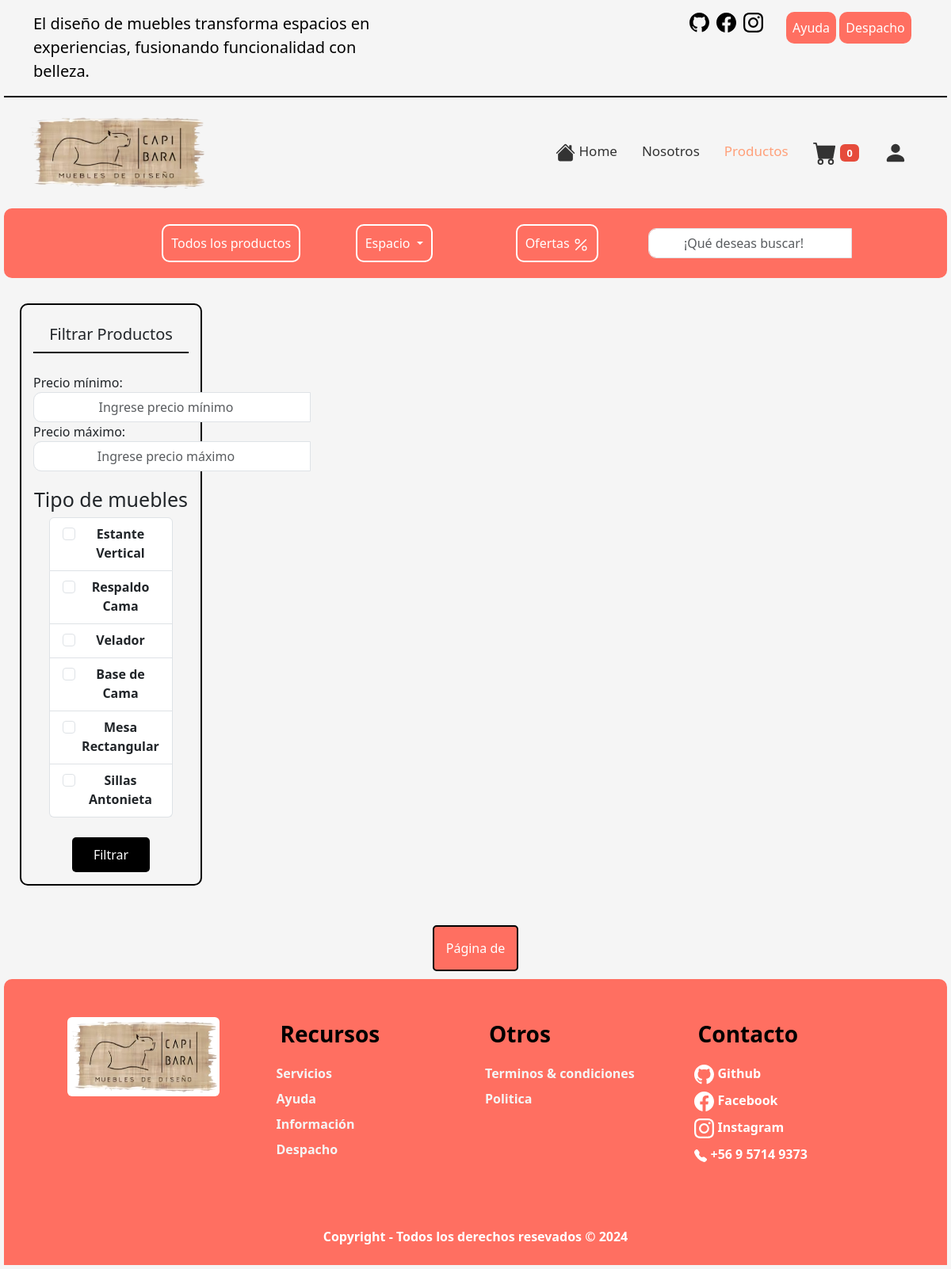
The page /comedor on the database as committed earlier.
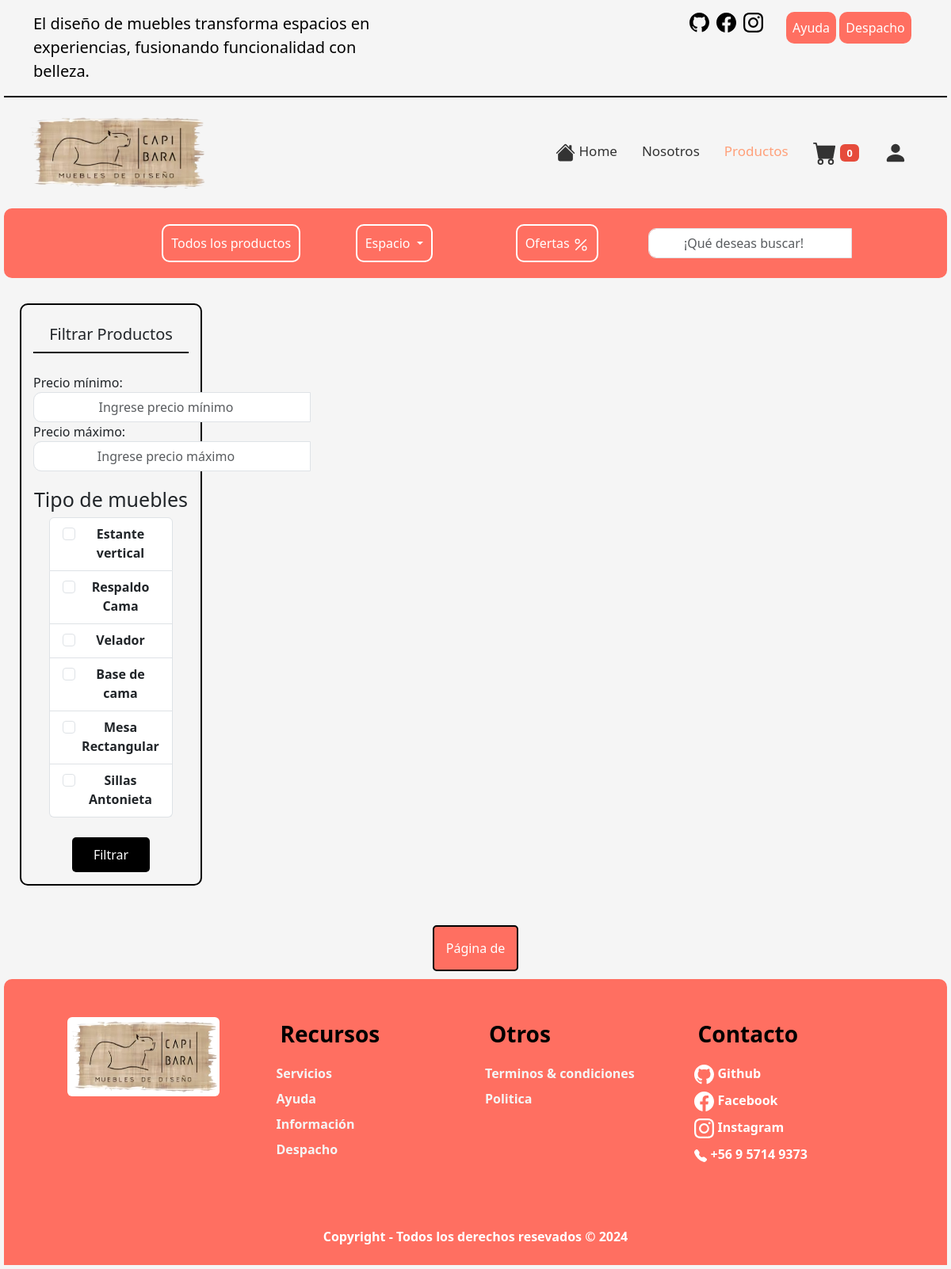
The same page on the database as committed later.
### apps/capibara/models.py (models this page shows, shortened)
class Mueble(models.Model):
    id = models.AutoField(primary_key=True)
    nombre = models.CharField(max_length=50, null=False)

### apps/capibara/views.py (the view)
# urls.py: path("comedor", views.CargarComedor, name="comedor"),
def CargarComedor(request):
    prodCom = Producto.objects.filter(stock__gt="0", categoria="3").order_by("nombre")
    muebles = Mueble.objects.all()
    categorias = Producto.objects.values("mueble").distinct()
    paginator = Paginator(prodCom, 6)
    page_number = request.GET.get("page")
    page_products = paginator.get_page(page_number)
    return render(
        request,
        "pages/productos/comedor.html",
        {"prod": page_products, "mueb": muebles, "cat": categorias},
    )

### apps/capibara/context_processor.py (called while the page is built)
def carrito_counter(request):
    carrito = request.session.get("carrito", {})
    carrito_count = sum(carrito.values()) if carrito else 0
    return {"carrito_count": carrito_count}

def subtotal_carrito(request):
    subtotal = 0
    carrito = request.session.get("carrito", {})
    for cod_producto, cantidad in carrito.items():
        producto = Producto.objects.get(cod=cod_producto)
        subtotal += producto.precio * cantidad
    iva = subtotal * 0.19
    total_con_iva = subtotal + iva
    return {
        "subtotal_carrito": floatformat(subtotal, 0),
        "iva": floatformat(iva, 0),
        "total_con_iva": floatformat(total_con_iva, 0),
    }

### apps/capibara/templates/pages/productos/comedor.html (shortened to what the changed rows need)
{% extends "base.html" %}
{% load static %}
{% block style %}
    <link rel="stylesheet" href="{% static 'css/productos.css' %}">
{% endblock style %}
{% block body %}
<main class="container-main">
        <section class="container-card">
            <div class="col-md-6 filter">
                <div id="filters" class="d-flex flex-column">
                    <div class="filter-item">
                        <h2 class="filter-header-cat">Tipo de muebles</h2>
                        <div class="filter-body">
                            <ul class="list-group">
                                {% for m in mueb %}
                                <li class="list-group-item">
                                    <label class="form-check" for="{{m.nombre}}">
                                        <input class="form-check-input categoria-checkbox" type="checkbox" name="categoria" id="{{m.nombre}}" value="{{ m.id }}"> {{ m.nombre }}
                                    </label>
                                </li>
                                {% endfor %}
                            </ul>
                        </div>
                    </div>
                </div>
            </div>
        </section>
    </main>
{% endblock body %}

Rows that differ between the two databases and show on the page:
changed Mueble: nombre "Estante Vertical" → "Estante vertical"
changed Mueble: nombre "Base de Cama" → "Base de cama"
